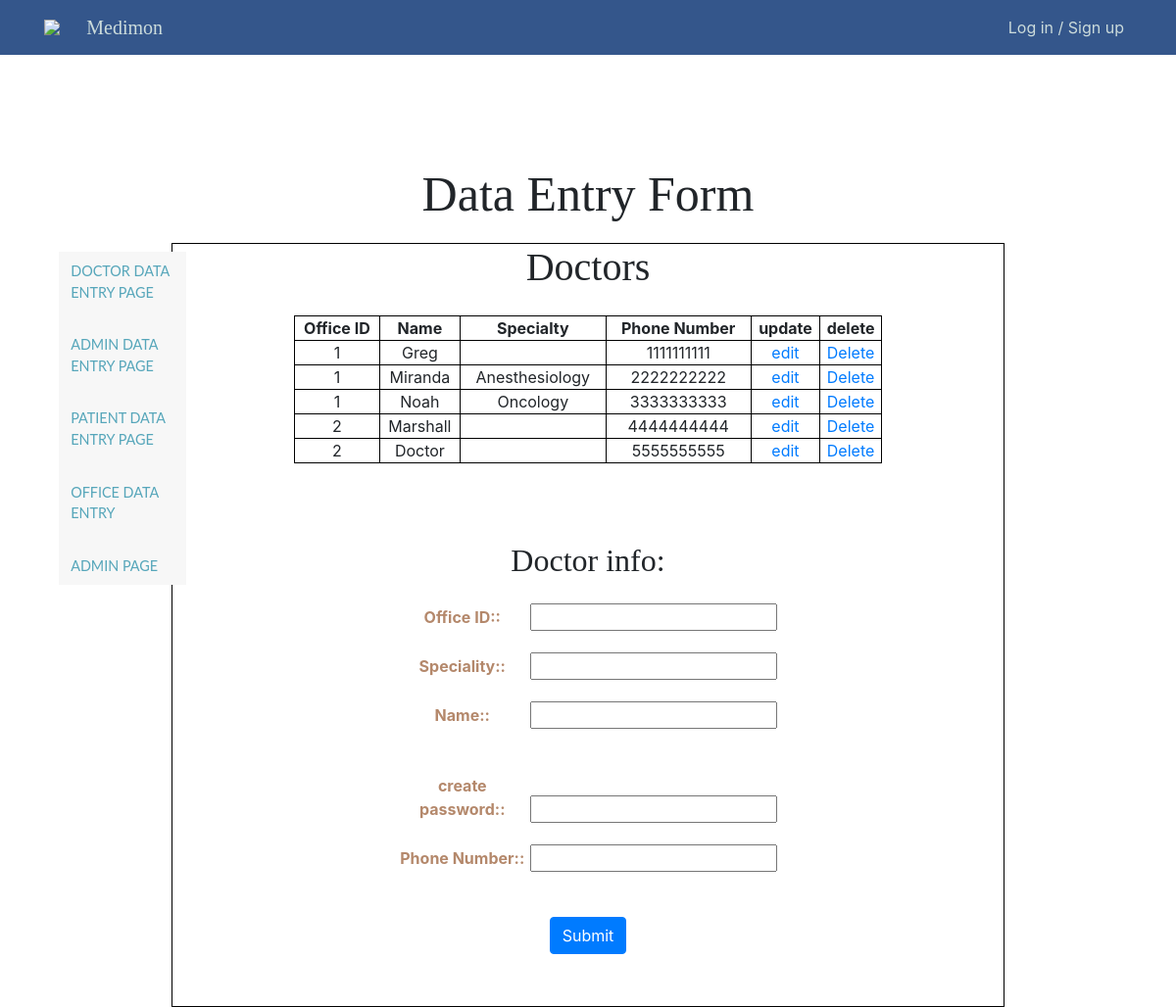
/adminPages/doctorDataEntry.php, run on the app's committed database.
### tables this page shows
CREATE TABLE DOCTOR (
    Doctor_id      INT AUTO_INCREMENT,
    Office_id      INT,
    Speciality     VARCHAR(30),
    Name           VARCHAR(20),
    Password       VARCHAR(255) NOT NULL,
    Phone_number   CHAR(10) UNIQUE,
    PRIMARY KEY (Doctor_id),
    FOREIGN KEY (Office_id) REFERENCES OFFICE(Office_id) ON DELETE SET NULL
);

### adminPages/doctorDataEntry.php (the view, shortened to what this page needs)
<?php
require_once "../php/config.php";
$sql = "SELECT Office_id, Name, Speciality, Phone_number, Doctor_id FROM DOCTOR";
$result = mysqli_query($db, $sql);
$DtableResult = "";
if ($result->num_rows > 0) {
  while($row = $result-> fetch_assoc()) {
    $DtableResult .= "<tr>". "<td>" . $row["Office_id"] . "</td><td>" . $row["Name"] . "</td><td>" .
                      $row["Speciality"] . "</td> <td>" . $row["Phone_number"] . "</td>" . "</td><td>
                      <a href='../adminPages/editDoctor.php?update_Did=" . $row["Doctor_id"]  . "'>edit</a> </td>" . "</td><td> <a href='../adminPages/doctorDataEntry.php?delete_Did=" . $row["Doctor_id"] . "'>Delete</a>
                                           </td>" .  "</tr>";
  }
}
?>
<!doctype html>
<html lang="en">
<head>
  <link rel="stylesheet" href="../css/style.css">
  <link rel="stylesheet" href="https://stackpath.bootstrapcdn.com/bootstrap/4.3.1/css/bootstrap.min.css"
>
</head>
<body>
<nav class="floating-menu">
    <a href="doctorDataEntry.php">
        <div>
            Doctor Data Entry Page
        </div>
    </a>
    <br>
    <a href="adminDataEntry.php">
        <div>
            Admin Data Entry Page
        </div>
    </a>
    <br>
    <a href="patientDataEntry.php">
        <div>
            Patient Data Entry Page
        </div>
    </a>
    <br>
        <a href="officeDataEntry.php">
            <div>
                Office Data Entry
            </div>
        </a>
        <br>
        <a href="AdminPage.php">
            <div>
                Admin Page
            </div>
        </a>
</nav>
<?php include_once("../php/header.php"); ?>
  <section>
    <br><br>
    <h1 class="text-center" id="data-entry-header">Data Entry Form</h1>
  </section>
<section id="dataEntry">
      <h1>Doctors</h1>
      <table  class = "center">
              <thead class="thead">
                <tr>
                  <th>Office ID</th>
                  <th>Name</th>
                  <th>Specialty</th>
                  <th>Phone Number</th>
                  <th>update</th>
                  <th>delete</th>
                </tr>
                <?php echo $DtableResult;?>
              </thead>
            </table>
        <form action="" method="POST">
            <fieldset id="ct1">
              <h2>  Doctor info:  </h2>
              <p>
              <label for="OFFID">Office ID:</label>
              <input type="number" id="OFFID" name="OFFID" required>
</p>
<p>
              <label for="SPType">Speciality:</label>
              <input type="text" id="SPType" name="SPType" maxlength = "30" >
</p>
<p>
              <label for="Dname">Name:</label>
              <input type="text" id="Dname" name="Dname" maxlength="20" required>
</p>
              <br>
              <p>
              <label for="DPWord">create password:</label>
              <input type="Password" id="DPWord" name="DPWord" required>
</p>
<p>
              <label for="DPhoneNum">Phone Number:</label>
              <input type="text" id="DPhoneNum" name="DPhoneNum" maxlength="10" required>
</p>
              <br>
              </fieldset>
              <button type="submit" class="btn btn-primary" name="SubmitD">Submit</button>
        </form>
</section>
</body>
</html>

### css/style.css (style rules this page uses)
html { height: 100%; }
body { margin: 0; height: 100%; background: #abadaf; font-family: Dotum,'돋움',Helvetica,sans-serif; }
input { font-family: Dotum,'돋움',Helvetica,sans-serif; }
* { padding: 0px; margin: 0px; box-sizing: border-box; }
table { width: 600px; }
#dataEntry { width: 850px; background-size: cover; position: relative; margin-top: 100px; height: 780px; text-align: center; margin: 0 auto; margin-bottom: 400px; }
#data-entry-header { margin-top: 10%; margin-bottom: 20px; font-family:Cambria, Cochin, Georgia, Times, 'Times New Roman', serif; font: bold; font-size: 50px; }
.floating-menu { top:25%; left:5%; font-family: sans-serif; background: rgb(247, 247, 247); padding: 5px;; width: 130px; z-index: 100; position: fixed; }
.floating-menu a, .floating-menu h3 { font-size: 0.9em; display: block; margin: 0 0.5em; color: white; }
.floating-menu { display: flex; flex-direction: column; align-items: start; list-style-type: none; }
.floating-menu a { position: relative; display: block; padding: 4px 0; font-family: Lato, sans-serif; color: #56a6ba; text-decoration: none; text-transform: uppercase; transition: 0.5s; }
.floating-menu ::after { position: absolute; content: ""; top: 100%; left: 0; width: 100%; height: 3px; background: #3498db; transform: scaleX(0); transform-origin: right; transition: transform 0.5s; }

### adminPages/doctorDataEntry.php (style rules this page uses)
#dataEntry { border: 1px solid black; }
table, th, td { border: 1px solid black; border-collapse: collapse; }
table.center { margin-left: auto; margin-right: auto; }
label { color: #B4886B; font-weight: bold; width: 130px; }
label:after { content: ": " }
h1 { font-family:Cambria, Cochin, Georgia, Times, 'Times New Roman', serif; margin-bottom: 25px; }
h2 { font-family:Cambria, Cochin, Georgia, Times, 'Times New Roman', serif; margin-bottom: 25px; }
fieldset { margin-top: 80px; }

### data on the page
doctor: Office "1", Name "Greg", Phone_number "1111111111"
doctor: Office "1", Name "Miranda", Speciality "Anesthesiology", Phone_number "2222222222"
doctor: Office "1", Name "Noah", Speciality "Oncology", Phone_number "3333333333"
doctor: Office "2", Name "Marshall", Phone_number "4444444444"
doctor: Office "2", Name "Doctor", Phone_number "5555555555"
